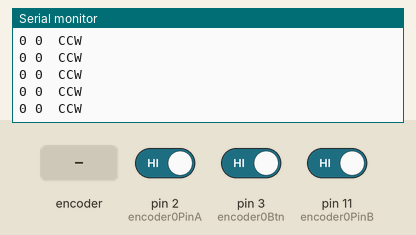
Recording of a sketch running on a simulated Arduino Uno, built with avr-gcc and run on an emulated ATmega328P. On the bench: the last lines printed to the serial monitor. Inputs (shaded band) come from the test bench; at power-on: pin 3 (encoder0Btn) HIGH, pin 2 (encoder0PinA) HIGH, pin 11 (encoder0PinB) HIGH.

Above: at 1.2 s.
1.3 s: rotary encoder on pin 2 (encoder0PinA) / pin 11 (encoder0PinB) turned 1 step (first pin leading)
At 1.68 s:
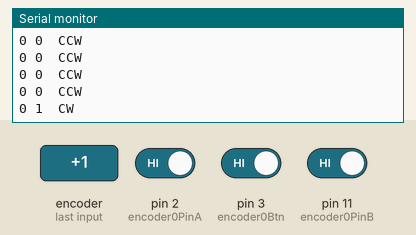
3.0 s: pin 3 (encoder0Btn) driven LOW
At 3.18 s:
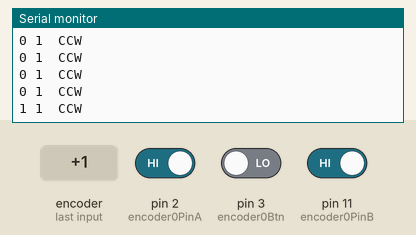
4.5 s: rotary encoder on pin 2 (encoder0PinA) / pin 11 (encoder0PinB) turned 1 step (first pin leading)
At 4.93 s:
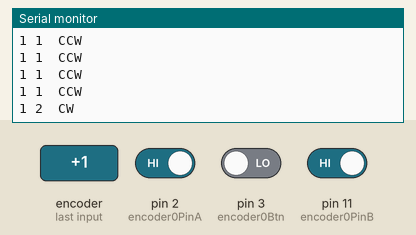
Timing chart, 0 to 7.5 s (numbered marks = the images above; inputs shaded):
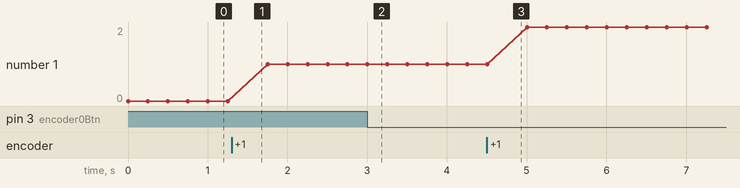

Measured:
- after the input at 1.3 s, the serial monitor: prints a new line after 0.20 s (image 1)
- after the input at 3.0 s, the serial monitor: prints a new line at once (image 2)
- after the input at 4.5 s, the serial monitor: prints a new line after 0.25 s (image 3)
- plotted number 1: 0 → 1 after the input at 1.3 s, 1 → 2 after the input at 4.5 s

The sketch:

try_ec11.ino
```cpp
#define encoder0PinA 2
#define encoder0PinB 11
#define encoder0Btn 3
int encoder0Pos = 0;
void setup() {
  Serial.begin(9600);
  pinMode(encoder0PinA, INPUT_PULLUP);
  pinMode(encoder0PinB, INPUT_PULLUP);
  pinMode(encoder0Btn, INPUT_PULLUP);
  attachInterrupt(digitalPinToInterrupt(encoder0PinA), doEncoder, CHANGE);
  attachInterrupt(digitalPinToInterrupt(encoder0Btn),dobotton,FALLING);
}

int valRotary,lastValRotary;

bool btn = false;

void loop() {
  Serial.print(btn);
  Serial.print(" ");
  Serial.print(valRotary);
  if(valRotary>lastValRotary)
  {
  Serial.print("  CW");
  }
  else
  {
    Serial.print("  CCW");
  }
  lastValRotary = valRotary;
  Serial.println(" ");
  delay(250);
}
void doEncoder()
{
  if (digitalRead(encoder0PinA) == digitalRead(encoder0PinB))
  {
  encoder0Pos--;
  }
  else
  {
  encoder0Pos++;
  }
  valRotary = encoder0Pos/2;
}

void dobotton(void)
{
  btn = true;
}
```
